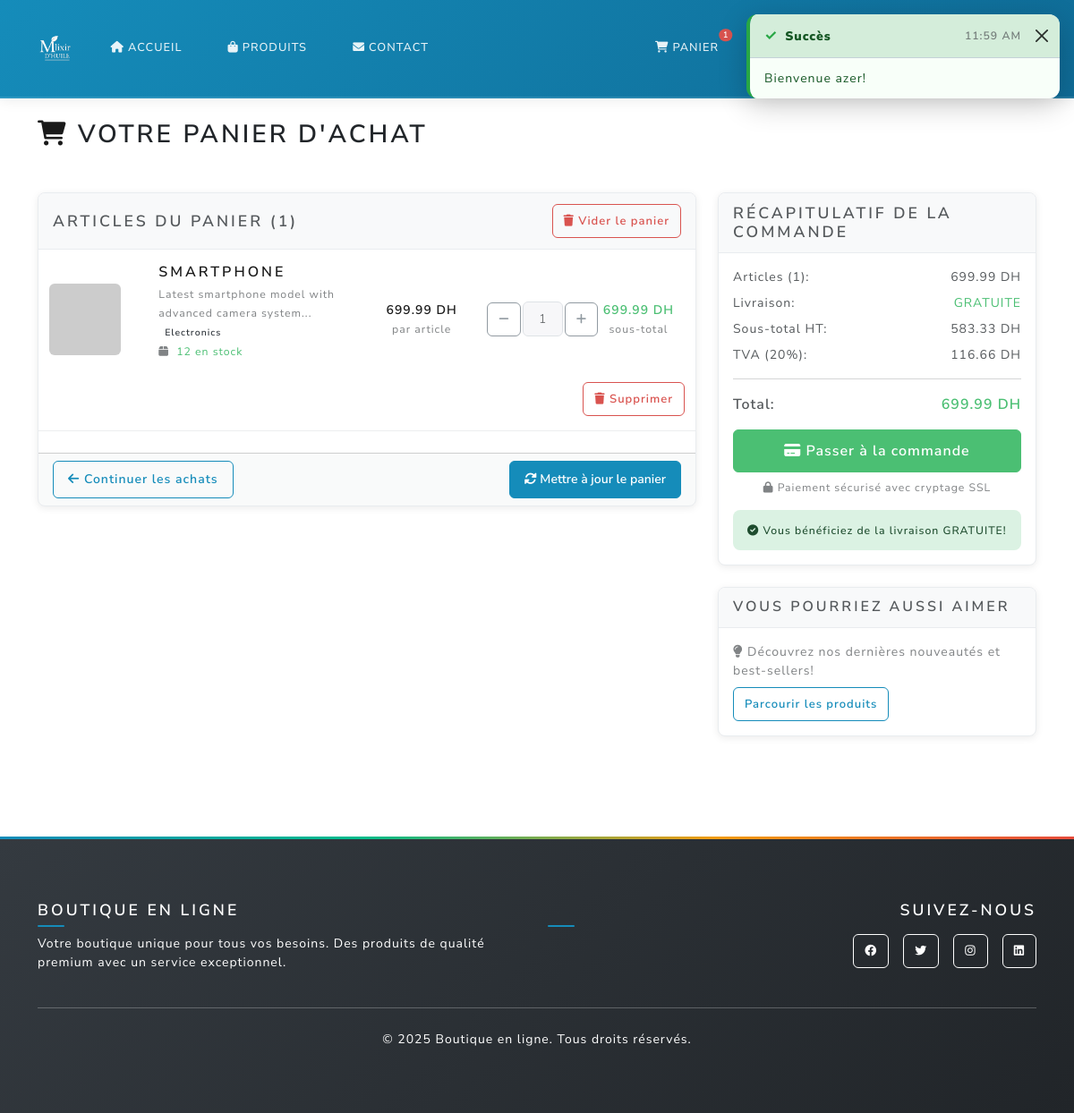
Page /cart (signed in) on the committed database.
### main.py (models this page shows)
class Product(db.Model):
    id = db.Column(db.Integer, primary_key=True)
    name = db.Column(db.String(100), nullable=False)
    description = db.Column(db.Text, nullable=False)
    price = db.Column(db.Float, nullable=False)
    image_url = db.Column(db.String(200), default='https://via.placeholder.com/300x200')
    stock = db.Column(db.Integer, default=0)
    category = db.Column(db.String(50), nullable=False)

class ShippingSettings(db.Model):
    id = db.Column(db.Integer, primary_key=True)
    free_shipping_threshold = db.Column(db.Float, nullable=False, default=500.0)  # 500 DH
    standard_shipping_cost = db.Column(db.Float, nullable=False, default=30.0)  # 30 DH
    express_shipping_cost = db.Column(db.Float, nullable=False, default=60.0)  # 60 DH
    tax_rate = db.Column(db.Float, nullable=False, default=0.2)  # 20% VAT
    currency = db.Column(db.String(5), nullable=False, default='DH')
    updated_by = db.Column(db.Integer, db.ForeignKey('user.id'), nullable=True)
    updated_at = db.Column(db.DateTime, default=db.func.current_timestamp())

### main.py (the view)
@app.route('/cart')
@login_required
def cart():
    cart_items_query = db.session.query(Cart, Product)\
        .join(Product, Cart.product_id == Product.id)\
        .filter(Cart.user_id == current_user.id)\
        .order_by(Cart.created_at.desc())\
        .all()
    cart_items = []
    total = 0
    for cart_item, product in cart_items_query:
        if product.stock <= 0:
            db.session.delete(cart_item)
            continue
        if cart_item.quantity > product.stock:
            cart_item.quantity = product.stock
            db.session.commit()
        subtotal = product.price * cart_item.quantity
        cart_items.append({
            'cart_item': cart_item,
            'product': product,
            'quantity': cart_item.quantity,
            'subtotal': subtotal
        })
        total += subtotal
    db.session.commit()
    return render_template('cart.html', cart_items=cart_items, total=total)

### main.py (called while the page is built, shortened)
@login_manager.user_loader
def load_user(user_id):
    return User.query.get(int(user_id))

@app.context_processor
def inject_toast_messages():
    toast_message = session.pop('toast_message', None)
    toast_type = session.pop('toast_type', None)
    return {
        'toast_message': toast_message,
        'toast_type': toast_type or 'info'
    }

@app.context_processor
def inject_cart_count():
    if current_user.is_authenticated:
        try:
            from sqlalchemy import inspect
            inspector = inspect(db.engine)
            if 'cart' in inspector.get_table_names():
                cart_count = Cart.query.filter_by(user_id=current_user.id).count()
                cart_total_quantity = db.session.query(db.func.sum(Cart.quantity))\
                    .filter_by(user_id=current_user.id).scalar() or 0
                return {
                    'cart_count': cart_count,
                    'cart_total_quantity': int(cart_total_quantity)
                }
        except Exception:
            pass
    return {'cart_count': 0, 'cart_total_quantity': 0}

def get_shipping_settings():
    settings = ShippingSettings.query.first()
    return settings

@app.context_processor
def inject_shipping_settings():
    try:
        settings = get_shipping_settings()
        return {
            'shipping_settings': settings,
            'free_shipping_threshold': settings.free_shipping_threshold,
            'standard_shipping_cost': settings.standard_shipping_cost,
            'tax_rate': settings.tax_rate,
            'currency': settings.currency
        }
    except:
        return {
            'shipping_settings': None,
            'free_shipping_threshold': 500,
            'standard_shipping_cost': 30,
            'tax_rate': 0.2,
            'currency': 'DH'
        }

@app.context_processor
def inject_admin_stats():
    return {'unread_contacts_count': 0, 'pending_responses_count': 0}

### templates/cart.html (shortened to what this page needs)
{% extends "base.html" %}
{% block content %}
<div class="container py-4">
  <div class="row">
    <div class="col-12">
      <h2 class="mb-4">
        <i class="fas fa-shopping-cart text-primary"></i>
        Votre panier d'achat
      </h2>
    </div>
  </div>
  {% if cart_items %}
  <div class="row">
    <div class="col-lg-8">
      <div class="card">
        <div class="card-header d-flex justify-content-between align-items-center">
          <h5 class="mb-0">Articles du panier ({{ cart_items|length }})</h5>
          <a href="{{ url_for('clear_cart') }}" class="btn btn-outline-danger btn-sm"
             onclick="return confirm('Êtes-vous sûr de vouloir vider votre panier?')">
            <i class="fas fa-trash"></i> Vider le panier
          </a>
        </div>
        <div class="card-body p-0">
          <form method="POST" action="{{ url_for('update_cart') }}">
            {% for item in cart_items %}
            <div class="row align-items-center border-bottom py-3 mx-0">
              <div class="col-md-2 col-sm-3">
                <img src="{{ item.product.image_url }}"
                     alt="{{ item.product.name }}"
                     class="img-fluid rounded"
                     style="width: 80px; height: 80px; object-fit: cover;"
                     onerror="this.src='https://via.placeholder.com/80x80?text=No+Image';">
              </div>
              <div class="col-md-4 col-sm-9">
                <h6 class="mb-1">
                  <a href="{{ url_for('product_detail', product_id=item.product.id) }}"
                     class="text-decoration-none">
                    {{ item.product.name }}
                  </a>
                </h6>
                <small class="text-muted">{{ item.product.description[:60] }}...</small>
                <br>
                <span class="badge bg-secondary">{{ item.product.category }}</span>
                <br>
                <small class="text-muted">
                  <i class="fas fa-box me-1"></i>
                  {% if item.product.stock > 0 %}
                    <span class="text-success">{{ item.product.stock }} en stock</span>
                  {% else %}
                    <span class="text-danger">Rupture de stock</span>
                  {% endif %}
                </small>
              </div>
              <div class="col-md-2 col-6 text-center">
                <div class="fw-bold text-primary">
                  {{ "%.2f"|format(item.product.price) }} DH
                </div>
                <small class="text-muted">par article</small>
              </div>
              <div class="d-inline-flex align-items-center" style="gap: 2px; max-width: 120px;">
                <button style="width: 40px;" type="button" class="btn btn-outline-secondary btn-sm"
                  onclick="changeQuantity('quantity_{{ item.product.id }}', -1)">
                  <i class="fas fa-minus"></i>
                </button>
                <input type="number" id="quantity_{{ item.product.id }}"
                  name="quantity_{{ item.product.id }}"
                  value="{{ item.quantity }}"
                  min="1"
                  max="{{ item.product.stock }}"
                  class="form-control form-control-sm text-center quantity-input"
                  style="width: 45px;"
                  data-price="{{ item.product.price }}"
                  onchange="updateSubtotal({{ item.product.id }})">
                <button style="width: 40px;" type="button" class="btn btn-outline-secondary btn-sm"
                  onclick="changeQuantity('quantity_{{ item.product.id }}', 1)"
                  {% if item.quantity >= item.product.stock %}disabled{% endif %}>
                  <i class="fas fa-plus"></i>
                </button>
              </div>
              <div class="col-md-2 col-6 text-center">
                <div class="fw-bold text-success" id="subtotal_{{ item.product.id }}">
                  {{ "%.2f"|format(item.subtotal) }} DH
                </div>
                <small class="text-muted">sous-total</small>
              </div>
              <div class="col-md-12 col-6 mt-2 text-end">
                <a href="{{ url_for('remove_from_cart', product_id=item.product.id) }}"
                   class="btn btn-outline-danger btn-sm"
                   onclick="return confirm('Supprimer {{ item.product.name }} du panier?')">
                  <i class="fas fa-trash"></i> Supprimer
                </a>
              </div>
            </div>
            {% endfor %}
            <div class="card-footer">
              <div class="d-flex justify-content-between align-items-center">
                <a href="{{ url_for('products') }}" class="btn btn-outline-primary">
                  <i class="fas fa-arrow-left"></i> Continuer les achats
                </a>
                <button type="submit" class="btn btn-primary">
                  <i class="fas fa-sync-alt"></i> Mettre à jour le panier
                </button>
              </div>
            </div>
          </form>
        </div>
      </div>
    </div>
    <div class="col-lg-4">
      <div class="card">
        <div class="card-header">
          <h5 class="mb-0">Récapitulatif de la commande</h5>
        </div>
        <div class="card-body">
          <div class="d-flex justify-content-between mb-2">
            <span>Articles ({{ cart_items|length }}):</span>
            <span id="itemsTotal">{{ "%.2f"|format(total) }} DH</span>
          </div>
          <div class="d-flex justify-content-between mb-2">
            <span>Livraison:</span>
            <span class="text-success" id="shipping">
              {% if total >= free_shipping_threshold %}
                GRATUITE
              {% else %}
                {{ "%.2f"|format(standard_shipping_cost) }} DH
              {% endif %}
            </span>
          </div>
          {% set subtotal_ht = total / (1 + tax_rate) %}
          {% set tax_amount = total - subtotal_ht %}
          <div class="d-flex justify-content-between mb-2">
            <span>Sous-total HT:</span>
            <span id="subtotalHT">{{ "%.2f"|format(subtotal_ht) }} DH</span>
          </div>
          <div class="d-flex justify-content-between mb-3">
            <span>TVA ({{ "%.0f"|format(tax_rate * 100) }}%):</span>
            <span id="tax">{{ "%.2f"|format(tax_amount) }} DH</span>
          </div>
          <hr>
          {% set shipping_amount = 0 if total >= free_shipping_threshold else standard_shipping_cost %}
          {% set grand_total = total + shipping_amount %}
          <div class="d-flex justify-content-between mb-3">
            <span class="fw-bold fs-5">Total:</span>
            <span class="fw-bold fs-5 text-success" id="grandTotal">
              {{ "%.2f"|format(grand_total) }} DH
            </span>
          </div>
          <div class="d-grid gap-2">
            <a href="{{ url_for('checkout') }}" class="btn btn-success btn-lg">
              <i class="fas fa-credit-card"></i> Passer à la commande
            </a>
            <small class="text-muted text-center">
              <i class="fas fa-lock"></i> Paiement sécurisé avec cryptage SSL
            </small>
          </div>
          {% if total < free_shipping_threshold %}
          <div class="alert alert-info mt-3 mb-0">
            <small>
              <i class="fas fa-info-circle"></i>
              Ajoutez {{ "%.2f"|format(free_shipping_threshold - total) }} DH de plus pour bénéficier de la livraison GRATUITE!
            </small>
          </div>
          {% else %}
          <div class="alert alert-success mt-3 mb-0">
            <small>
              <i class="fas fa-check-circle"></i>
              Vous bénéficiez de la livraison GRATUITE!
            </small>
          </div>
          {% endif %}
        </div>
      </div>
      <div class="card mt-4">
        <div class="card-header">
          <h6 class="mb-0">Vous pourriez aussi aimer</h6>
        </div>
        <div class="card-body">
          <p class="text-muted mb-0">
            <i class="fas fa-lightbulb"></i>
            Découvrez nos dernières nouveautés et best-sellers!
          </p>
          <a href="{{ url_for('products') }}" class="btn btn-outline-primary btn-sm mt-2">
            Parcourir les produits
          </a>
        </div>
      </div>
    </div>
  </div>
  {% endif %}
</div>
{% endblock %}

### static/css/style.css (style rules this page uses)
:root { --bs-blue: #158cba; --bs-indigo: #6610f2; --bs-purple: #6f42c1; --bs-pink: #e83e8c; --bs-red: #e74c3c; --bs-orange: #fd7e14; --bs-yellow: #f39c12; --bs-green: #00bc8c; --bs-teal: #20c997; --bs-cyan: #17a2b8; --bs-white: #fff; --bs-gray: #6c757d; --bs-gray-dark: #343a40; --bs-gray-100: #f8f9fa; --bs-gray-200: #e9ecef; --bs-gray-300: #dee2e6; --bs-gray-400: #ced4da; --bs-gray-500: #adb5bd; --bs-gray-600: #6c757d; --bs-gray-700: #495057; --bs-gray-800: #343a40; --bs-gray-900: #212529; --bs-primary: #158cba; --bs-secondary: #f8f9fa; --bs-success: #00bc8c; --bs-info: #3498db; --bs-warning: #f39c12; --bs-danger: #e74c3c; --bs-light: #f8f9fa; --bs-dark: #343a40; }
body { font-family: "Nunito Sans", -apple-system, BlinkMacSystemFont, "Segoe UI", Roboto, "Helvetica Neue", Arial, sans-serif; font-size: 0.875rem; font-weight: 400; line-height: 1.5; color: #495057; background-color: #fff; }
h1, h2, h3, h4, h5, h6 { color: #212529; font-weight: 600; margin-bottom: 0.75rem; }
h2 { font-size: 1.75rem; }
h5 { font-size: 1.1rem; }
h6 { font-size: 1rem; }
body { scroll-behavior: smooth; }
.btn { border-radius: 0.375rem; font-weight: 600; text-transform: none; transition: all 0.15s ease-in-out; padding: 0.5rem 1rem; font-size: 0.875rem; border-width: 1px; }
.btn-sm { padding: 0.375rem 0.75rem; font-size: 0.8125rem; }
.btn-lg { padding: 0.675rem 1.25rem; font-size: 1rem; }
.btn-primary { background-color: var(--bs-primary); border-color: var(--bs-primary); }
.btn-outline-primary { color: var(--bs-primary); border-color: var(--bs-primary); }
.card { border: 1px solid var(--bs-gray-200); border-radius: 0.5rem; box-shadow: 0 2px 8px rgba(0, 0, 0, 0.08); background-color: white; transition: all 0.3s ease; overflow: hidden; }
.card-body { padding: 1rem; }
.card-header { background-color: var(--bs-gray-100); border-bottom: 1px solid var(--bs-gray-200); font-weight: 600; padding: 0.75rem 1rem; font-size: 0.9rem; }
.form-control { border-radius: 0.375rem; border: 1px solid var(--bs-gray-300); transition: border-color 0.15s ease-in-out, box-shadow 0.15s ease-in-out; padding: 0.5rem 0.75rem; font-size: 0.875rem; }
.alert { border-radius: 0.5rem; border: none; font-weight: 500; padding: 0.75rem 1rem; font-size: 0.875rem; }
.container { padding-top: 1.5rem; padding-bottom: 1.5rem; }
.row { margin-bottom: 1.5rem; }
.col-md-4, .col-lg-4, .col-xl-4 { margin-bottom: 1rem; }
.fade-in { animation: fadeIn 0.4s ease-out; }

### templates/cart.html (style rules this page uses)
.quantity-input { width: 60px; }
.quantity-input[type=number] { -moz-appearance: textfield; }

### rows in the picture
Product: product.name "SMARTPHONE", product "Latest smartphone model with advanced camera system", product.category "Electronics", product.stock "12", product.price "699.99"
ShippingSettings: tax_rate*100 "20"

### other values in the picture
{{ cart_total_quantity }} "1"
{{ cart_items|length }} "1"
{{ "%.2f"|format(item.subtotal) }} "699.99"
{{ "%.2f"|format(total) }} "699.99"
{{ "%.2f"|format(subtotal_ht) }} "583.33"
{{ "%.2f"|format(tax_amount) }} "116.66"
{{ "%.2f"|format(grand_total) }} "699.99"
